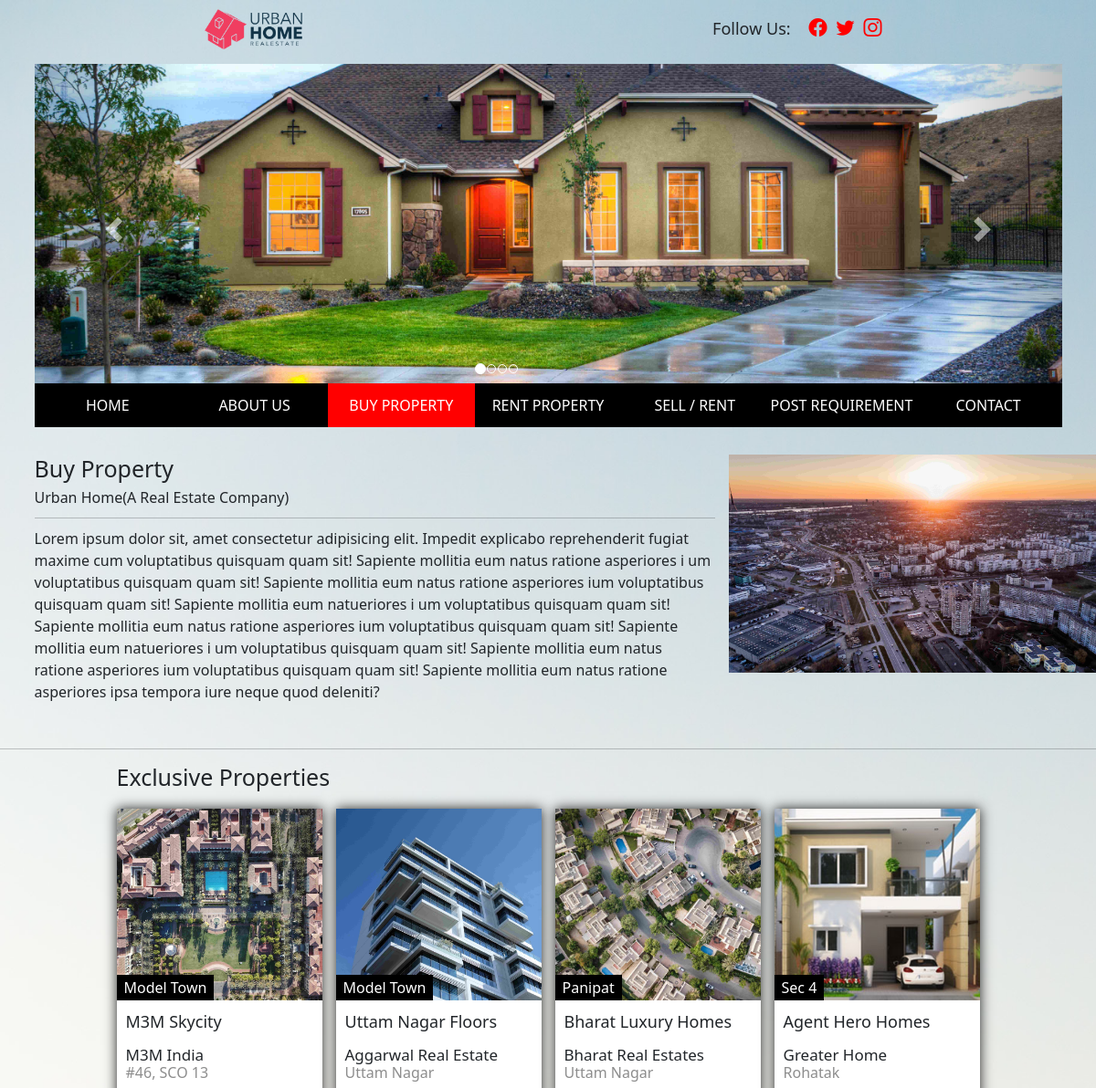
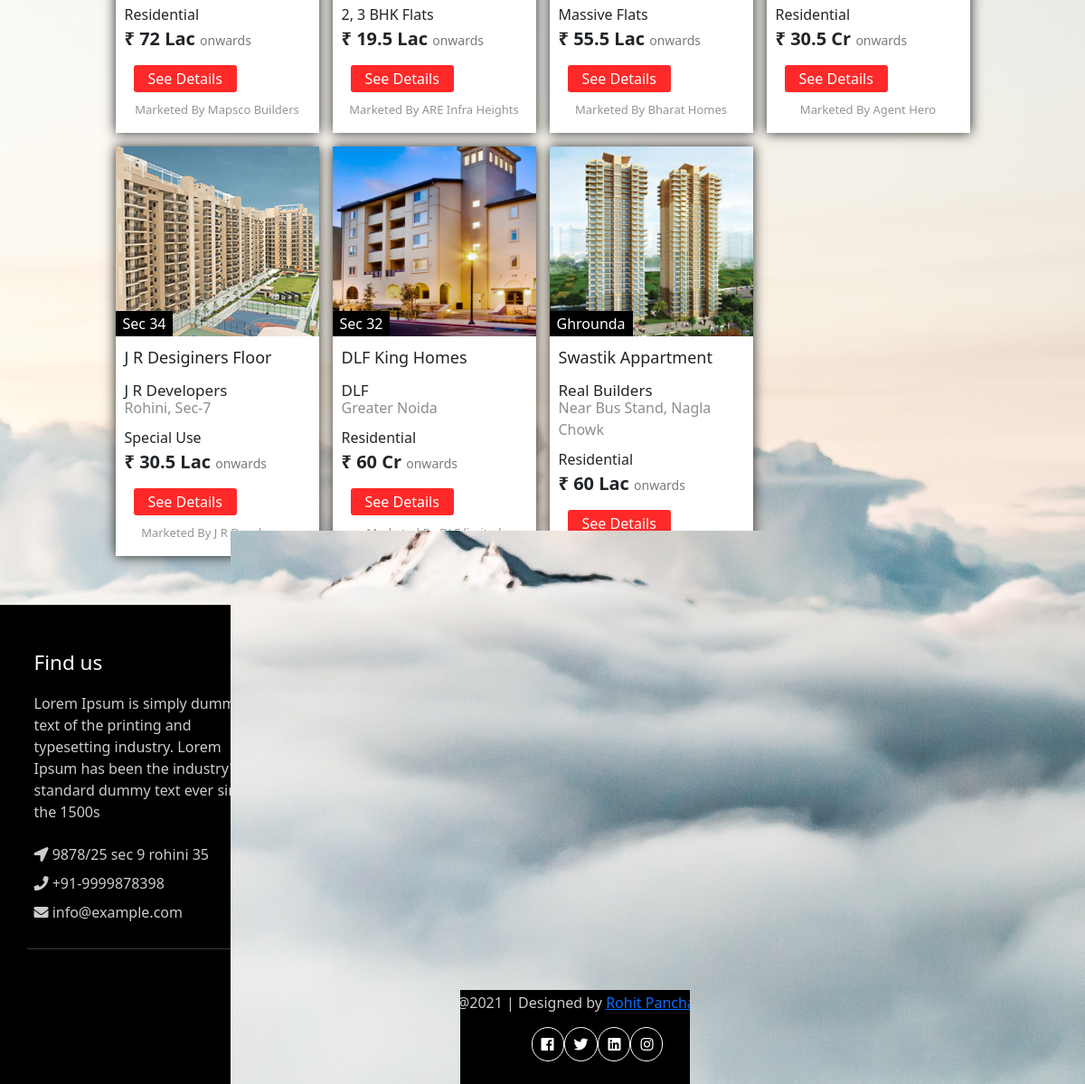
/buyprop.php, run on the app's committed database (2 pictures, top to bottom).
### tables this page shows
CREATE TABLE `admin_property` (
  `ID` int(10) NOT NULL,
  `for_to` varchar(10) DEFAULT NULL,
  `location` varchar(100) DEFAULT NULL,
  `property_name` varchar(20) DEFAULT NULL,
  `buil_deal_name` varchar(20) DEFAULT NULL,
  `address` varchar(100) DEFAULT NULL,
  `property_type` varchar(20) DEFAULT NULL,
  `price` varchar(10) DEFAULT NULL,
  `marketed_by` varchar(50) DEFAULT NULL,
  `propdesc` varchar(1000) DEFAULT NULL,
  `img_name` varchar(50) DEFAULT NULL
);

### buyprop.php (the view, shortened to what this page needs)
<?php
    $servername = "localhost";
    $susername = "root";
    $spassword = "";
    $dbname = "real_estate";
    $conn = mysqli_connect($servername,$susername,$spassword,$dbname);
    $sql = "select * from admin_property where `for_to` = 'sale'";
    $result = mysqli_query($conn, $sql);
?>
<!DOCTYPE html>
<html lang="en">
  <head>
    <link
      href="//maxcdn.bootstrapcdn.com/bootstrap/4.1.1/css/bootstrap.min.css"
      rel="stylesheet"
      id="bootstrap-css"
    />
    <link
      rel="stylesheet"
      href="https://stackpath.bootstrapcdn.com/bootstrap/4.1.3/css/bootstrap.min.css"
    />
    <link
      rel="stylesheet"
      href="https://use.fontawesome.com/releases/v5.2.0/css/all.css"
    />
    <link
      rel="stylesheet"
      href="https://maxcdn.bootstrapcdn.com/bootstrap/3.4.1/css/bootstrap.min.css"
    />
    <link
      href="https://cdn.jsdelivr.net/npm/bootstrap@5.0.0-beta2/dist/css/bootstrap.min.css"
      rel="stylesheet"
    />
    <link
      rel="stylesheet"
      href="https://cdn.jsdelivr.net/npm/bootstrap-icons@1.4.0/font/bootstrap-icons.css"
    />
    <link rel="stylesheet" href="./css/style.css" />
  </head>
  <body style="background-image: url(images/aboutbg.jpg); background-repeat: no-repeat;
    background-attachment: fixed; background-size: cover;">
    <?php
    include "./components/topnav.php";
    include "./components/slider.php";
    include "./components/mainnav.php";
    echo $topnav;
    echo $slider;
    echo $mainnav;
    ?>
    <div class="container main_content mt-5 pb-5">
      <div class="row">
        <div class="col-md-8">
          <h1>Buy Property</h1>
          <p>Urban Home(A Real Estate Company)</p>
          <hr />
          <p>
            Lorem ipsum dolor sit, amet consectetur adipisicing elit. Impedit
            explicabo reprehenderit fugiat maxime cum voluptatibus quisquam quam
            sit! Sapiente mollitia eum natus ratione asperiores i um
            voluptatibus quisquam quam sit! Sapiente mollitia eum natus ratione
            asperiores ium voluptatibus quisquam quam sit! Sapiente mollitia eum
            natueriores i um voluptatibus quisquam quam sit! Sapiente mollitia
            eum natus ratione asperiores ium voluptatibus quisquam quam sit!
            Sapiente mollitia eum natueriores i um voluptatibus quisquam quam
            sit! Sapiente mollitia eum natus ratione asperiores ium voluptatibus
            quisquam quam sit! Sapiente mollitia eum natus ratione asperiores
            ipsa tempora iure neque quod deleniti?
          </p>
        </div>
        <div class="col-md-4">
          <img src="./images/main.jpg" height="239px" alt="" />
        </div>
      </div>
    </div>
    <hr />
    <div  class="container buyPropMainDiv mt-4 pb-5">
      <h1>Exclusive Properties</h1>
      <div class="row">
        <?php
while ($row = mysqli_fetch_assoc($result)) {
        echo "
        <div class='col-md-3 '>
        <div class='propDiv mt-4 pb-2'>
        <div class='imgLocationDiv' style='background-image: url(./images/$row[img_name]);'>
        <div class='locationDiv'>$row[location]</div>
      </div>
        <div class='pgFourContent'>
          <div class='pgFourName'>$row[property_name]</div>
          <div class='pgFourGroup'>$row[buil_deal_name]</div>
          <div class='pgFourLoc'>$row[address]</div>
          <div class='pgFourType'>$row[property_type]</div>
          <div class='pgFourPrice'>
            <p><strong>₹ $row[price]</strong> <span style='font-size: 14px; color: rgb(121, 121, 121);'> onwards </span></p>
          </div>
          <button class='seeDtBtn'>See Details</button>
        </div>
        <div>
          <p class='mktBy text-center'>Marketed By $row[marketed_by]</p>
        </div>
        </div>
        </div>";
}
        ?>
      </div>
    </div>
    <?php
    include "./components/footer.php";
    echo $footer;
    ?>
  </body>
</html>

### components/topnav.php
<?php
    $topnav = "<nav>
    <div class='navbardiv'>
      <div class='logodiv'>
        <img src='./images/logo.png' class='mt-3' height='44px' alt='' />
      </div>
      <div class='mt-4' style='display: flex'>
        <p class='mt-1'>Follow Us:</p>
        <i class='social-icon bi bi-facebook'></i>
        <i class='social-icon bi bi-twitter'></i>
        <i class='social-icon bi bi-instagram'></i>
      </div>
    </div>
  </nav>";
?>

### components/slider.php
<?php
    $slider = "<div class='container'>
    <div id='myCarousel' class='carousel slide mt-4' data-ride='carousel'>
      <ol class='carousel-indicators'>
        <li data-target='#myCarousel' data-slide-to='0' class='active'></li>
        <li data-target='#myCarousel' data-slide-to='1'></li>
        <li data-target='#myCarousel' data-slide-to='2'></li>
        <li data-target='#myCarousel' data-slide-to='3'></li>
      </ol>
      <div class='carousel-inner carousel-main'>
        <div class='item active'>
          <img src='./images/pexels-1.jpg' alt='Los Angeles' />
        </div>
        <div class='item'>
          <img src='./images/pexels-2.jpg' alt='Chicago' />
        </div>
        <div class='item'>
          <img src='./images/pexels-3.jpg' alt='New york' />
        </div>
        <div class='item'>
          <img src='./images/pexels-4.jpg' alt='New york' />
        </div>
      </div>
      <a class='left carousel-control' href='#myCarousel' data-slide='prev'>
        <span class='glyphicon glyphicon-chevron-left'></span>
        <span class='sr-only'>Previous</span>
      </a>
      <a class='right carousel-control' href='#myCarousel' data-slide='next'>
        <span class='glyphicon glyphicon-chevron-right'></span>
        <span class='sr-only'>Next</span>
      </a>
    </div>
  </div>"
?>

### components/mainnav.php
<?php
    $mainnav = "<div class='container' id='navbarMain'>
    <div>
    <nav class='nav-main'>
      <a class='links-nav' href='index.php'>HOME</a>
      <a class='links-nav' href='about.php'>ABOUT US</a>
      <a class='links-nav' href='buyprop.php'>BUY PROPERTY</a>
      <a class='links-nav' href='rentprop.php'>RENT PROPERTY</a>
      <a class='links-nav' href='registerprop.php'>SELL / RENT</a>
      <a class='links-nav' href='requirement.php'>POST REQUIREMENT</a>
      <a class='links-nav' href='contact.php'>CONTACT</a>
    </nav>
  </div>
  </div>"
?>

### components/footer.php
<?php
$footer = "<footer class='footer'>
    <div class='container bottom_border'>
      <div class='row'>
        <div class='col-sm-4 col-md col-sm-4 col-12 col'>
          <h5 class='headin5_amrc col_white_amrc pt2'>Find us</h5>
          <p class='mb10'>
            Lorem Ipsum is simply dummy text of the printing and typesetting
            industry. Lorem Ipsum has been the industry's standard dummy text
            ever since the 1500s
          </p>
          <p><i class='fa fa-location-arrow'></i> 9878/25 sec 9 rohini 35</p>
          <p><i class='fa fa-phone'></i> +91-9999878398</p>
          <p><i class='fa fa fa-envelope'></i> info@example.com</p>
        </div>
        <div class='col-sm-4 col-md col-6 col'>
          <h5 class='headin5_amrc col_white_amrc pt2'>Quick links</h5>
          <ul class='footer_ul_amrc'>
            <li><a href=''>Lorem</a></li>
            <li><a href=''>Ipsum Dimas</a></li>
            <li><a href=''>Hollow Man Montage</a></li>
            <li><a href=''>Vesans</a></li>
            <li><a href=''>Rips</a></li>
            <li><a href=''>Mortoface</a></li>
          </ul>
        </div>
        <div class='col-sm-4 col-md col-6 col'>
          <h5 class='headin5_amrc col_white_amrc pt2'>Our Partners</h5>
          <ul class='footer_ul_amrc'>
            <li><a href=''>RELP</a></li>
            <li>
              <a href=''>One Real Estate</a>
            </li>
            <li><a href=''>Hoonians</a></li>
            <li><a href=''>Golden Properties</a></li>
            <li><a href=''>Sun Real Estate</a></li>
            <li><a href=''>Naredco</a></li>
            <li><a href=''>Shivalika</a></li>
          </ul>
        </div>
        <div class='col-sm-4 col-md col-12 col'>
          <h5 class='headin5_amrc col_white_amrc pt2'>Newsletter</h5>
          <ul class='footer_ul2_amrc'>
            <li>
              <p>
                Be the first to know about our exciting new offers, events and much more.
              </p>
            </li>
            <li>
              <input class='newsletterinput' type='text' placeholder='Enter your email...'>
            </li>
            <li>
              <button class='newsletterbutton' type='submit'>Subscribe</button>
            </li>
          </ul>
        </div>
      </div>
    </div>
    <div class='container'>
      <ul class='foote_bottom_ul_amrc mt-4'>
        <li><a href=''>Home</a></li>
        <li><a href=''>About</a></li>
        <li><a href=''>Services</a></li>
        <li><a href=''>Pricing</a></li>
        <li><a href=''>Blog</a></li>
        <li><a href=''>Contact</a></li>
      </ul>
      <p class='text-center mt-3'>
        Copyright @2021 | Designed by
        <a href='irohitpanchal.github.io'>Rohit Panchal</a>
      </p>
      <div class='social_icons_bottom mt-4'>
          <a href=''><i class='fab fa-facebook'></i></a>
          <a href=''><i class='fab fa-twitter'></i></a>
          <a href=''><i class='fab fa-linkedin'></i></a>
          <a href=''><i class='fab fa-instagram instagramIcon'></i></a>
      </div>
    </div>
  </footer>";

### css/style.css (style rules this page uses)
p { font-size: 16px; }
.navbardiv { display: flex; justify-content: space-around; }
.social-icon { color: red; margin-right: 10px; font-size: 20px; }
#navbarMain { transition: 0.4s ease-in-out; }
#navbarMain div { background-color: black; }
.navbardiv p { margin-right: 20px; font-size: 18px; font-weight: 500; }
.carousel-main { height: 350px !important; }
.carousel-main img { transform: translateY(-241px); }
.links-nav { background-color: black; color: white; font-size: medium; font-weight: 500; padding: 12px 0; text-decoration: none; text-align: center; transition: 0.2s; width: 100%; }
.nav-main { display: flex; justify-content: space-between; }
.col_white_amrc { color:#FFF; }
footer { width:100%; background-color:#000000; min-height:250px; padding:10px 0px 25px 0px ; }
.pt2 { padding-top:40px ; margin-bottom:20px ; }
footer p { font-size:16px; color:#CCC; padding-bottom:0px; margin-bottom:8px; }
.mb10 { padding-bottom:15px ; }
.footer_ul_amrc { margin:0px ; list-style-type:none ; font-size:16px; padding:0px 0px 10px 0px ; }
.footer_ul_amrc li { padding:0px 0px 5px 0px; }
.footer_ul_amrc li a { color:#CCC; text-decoration:none; }
.footer_ul2_amrc { margin:0px; list-style-type:none; padding:0px; }
.footer_ul2_amrc li p { display:table; }
.bottom_border { border-bottom:1px solid #323f45; padding-bottom:20px; }
.foote_bottom_ul_amrc { list-style-type:none; padding:0px; display:table; margin-top: 10px; margin-right: auto; margin-bottom: 10px; margin-left: auto; }
.foote_bottom_ul_amrc li { display:inline; }
.foote_bottom_ul_amrc li a { color:#999; text-decoration: none; margin:0 12px; font-size: 15px; }
.headin5_amrc { font-size: 2.25rem; }
.social_icons_bottom { display: flex; justify-content: space-around; padding: 0px 550px; margin-top: 10px; }
.social_icons_bottom a i { border: 1px solid white ; font-size: 16px; padding: 10px 10px; border-radius: 20px; color: white; transition: 0.4s; }
.newsletterinput { width: 308px; border: none; padding: 10px 8px; margin-top: 10px; font-size: medium; border-radius: 2px; }
.newsletterbutton { padding: 8px 26px; margin-top: 23px; font-size: 17px; background-color: red; color: white; border: none; border-radius: 2px; }
.main_content { margin-top: 10px; }
.imgLocationDiv { position: relative; height: 210px; background-repeat: no-repeat; background-size: cover; background-position: bottom; }
.locationDiv { position: absolute; left: 0; bottom: 0; color: rgb(255, 255, 255); background-color: black; font-weight: 500; font-size: 16px; padding: 2px 8px; }
.pgFourContent { padding-top: 10px; padding-left: 10px; }
.pgFourName { font-size: 18px; font-weight: 500; }
.pgFourGroup { font-size: 17px; font-weight: 300; margin-top: 10px; }
.pgFourLoc { font-size: 16px; color: rgb(141, 141, 141); margin-top: -5px; }
.pgFourType { margin-top: 9px; font-size: 16px; font-weight: 400; }
.pgFourPrice p { font-size: 20px; }
.seeDtBtn { border: none; border-radius: 3px; font-size: 16px; background-color: rgb(255, 41, 41); padding: 3px 16px; margin-top: 4px; color: white; font-weight: 500; margin-left: 10px; }
.mktBy { color: rgb(148, 148, 148); margin-top: 10px; font-size: 13px; }
.propDiv { background-color: #fff; box-shadow: 0px 0px 13px rgb(34, 34, 34); transition: 0.4s; }
.buyPropMainDiv { width: 80%; }

### buyprop.php (style rules this page uses)
.links-nav:nth-child(3) { background-color: red; }

### data on the page
admin_property: img_name (picture), location "Model Town", property_name "M3M Skycity", buil_deal_name "M3M India", address "#46, SCO 13", property_type "Residential", price "72 Lac", marketed_by "Mapsco Builders"
admin_property: img_name (picture), location "Model Town", property_name "Uttam Nagar Floors", buil_deal_name "Aggarwal Real Estate", address "Uttam Nagar", property_type "2, 3 BHK Flats", price "19.5 Lac", marketed_by "ARE Infra Heights"
admin_property: img_name (picture), location "Panipat", property_name "Bharat Luxury Homes", buil_deal_name "Bharat Real Estates", address "Uttam Nagar", property_type "Massive Flats", price "55.5 Lac", marketed_by "Bharat Homes"
admin_property: img_name (picture), location "Sec 4", property_name "Agent Hero Homes", buil_deal_name "Greater Home", address "Rohatak", property_type "Residential", price "30.5 Cr", marketed_by "Agent Hero"
admin_property: img_name (picture), location "Sec 34", property_name "J R Desiginers Floor", buil_deal_name "J R Developers", address "Rohini, Sec-7", property_type "Special Use", price "30.5 Lac", marketed_by "J R Developers"
admin_property: img_name (picture), location "Sec 32", property_name "DLF King Homes", buil_deal_name "DLF", address "Greater Noida", property_type "Residential", price "60 Cr", marketed_by "DLF limited"
admin_property: img_name (picture), location "Ghrounda", property_name "Swastik Appartment", buil_deal_name "Real Builders", address "Near Bus Stand, Nagla Chowk", property_type "Residential", price "60 Lac", marketed_by "Swastik Pvt Ltd"
